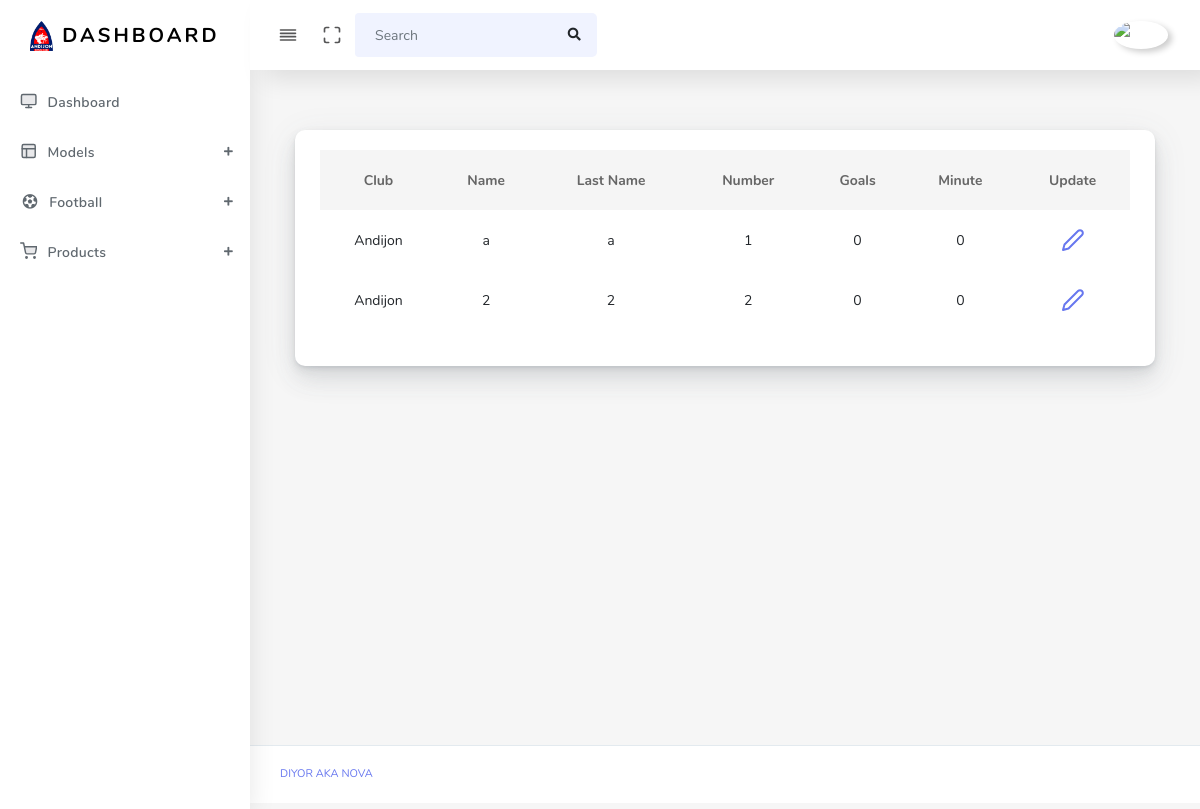
Page /line/get/21/ (signed in) on the committed database.
### main/models.py (models this page shows, shortened)
class Player(models.Model):  # done
    club = models.ForeignKey(Club, on_delete=models.SET_NULL, null=True, blank=True)
    name = models.CharField(max_length=210)
    l_name = models.CharField(max_length=210)
    number = models.IntegerField(null=True, blank=True)
    position = models.IntegerField(choices=(
        (1, 'GK'),
        (2, 'RB'), (3, 'CB'), (4, 'LB'),
        (5, 'CMD'), (6, 'MD'),
        (7, 'RW'), (8, 'LW'), (9, 'ST'),
        (10, 'trainer'), (11, 'sub-trainer'), (12, 'analytic')
    ))
    is_staff = models.BooleanField(default=False)
    birth = models.DateField()
    img = models.ImageField(upload_to='players/')
    sub_on = models.IntegerField(default=0)
    sub_off = models.IntegerField(default=0)
    goals = models.IntegerField(default=0)
    minute = models.IntegerField(default=0)

class Club(models.Model):  # done
    name = models.CharField(max_length=210)
    logo = models.ImageField(upload_to='club/')
    league = models.ForeignKey(League, on_delete=models.SET_NULL, null=True, blank=True)

### main/views.py (the view)
# urls.py: path('line/get/<int:pk>/', get_line, name='get-line'),
@login_required(login_url='login')
def get_line(request, pk):
    line = Line.objects.get(id=pk)
    context = {
        'line': line.team.all()
    }
    print('context')
    return render(request, 'get-line.html', context)

### templates/get-line.html
{% extends 'base.html' %}
{% block content %}
<main class="main-content">
    <div class="col-12 col-md-12 col-lg-12">
        <div class="card">
            <div class="card-body">
                <table class="table table-hover" style="text-align: center">
                    <thead>
                        <tr>
                            <th scope="col">Club</th>
                            <th scope="col">Name</th>
                            <th scope="col">Last Name</th>
                            <th scope="col">Number</th>
                            <th scope="col">Goals</th>
                            <th scope="col">Minute</th>
                            <th scope="col">Update</th>
                        </tr>
                    </thead>
                    <tbody>
                        {% for i in line %}
                            <tr>
                                <td>{{ i.club.name }}</td>
                                <td>{{ i.name }}</td>
                                <td>{{ i.l_name }}</td>
                                <td>{{ i.number }}</td>
                                <td>{{ i.goals }}</td>
                                <td>{{ i.minute }}</td>
                                <td><a href="{% url 'update-player' i.id %}"><i class="align-middle" data-feather="edit-2"></i></a></td>
                            </tr>
                        {% endfor %}
                    </tbody>
                </table>
            </div>
        </div>
    </div>
</main>
{% endblock %}

### rows in the picture
Player: club.name "Andijon", name "a", l_name "a", number "1", goals "0", minute "0"
Player: club.name "Andijon", name "2", l_name "2", number "2", goals "0", minute "0"
